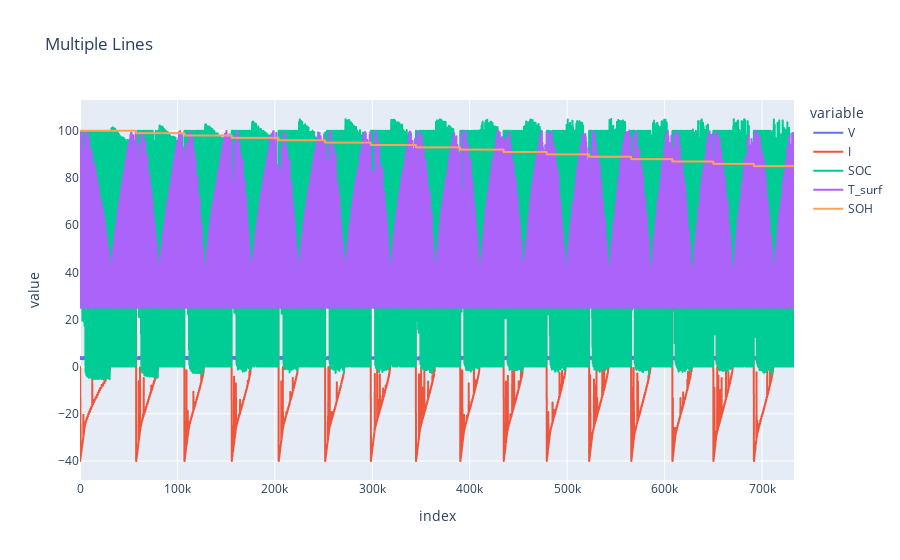

Notebook source saved alongside this figure:
### Code cell
import plotly.express as px

# plot multiple lines on a plotly line plot
# The data is large so we want to cut it down before we plot it
plot = df.iloc[::100, :]
fig = px.line(plot, x=plot.index, y=['V', 'I', 'SOC', 'T_surf', 'SOH'], title='Multiple Lines')
fig.show()

### Figure 1 — Plotly figure (JSON) as saved in the notebook; plotly's stock layout.template omitted (floating-point values rounded to 4 significant figures; data arrays with more than 128 entries replaced by an {"elided": "..."} marker saying what was removed)
{"data": [{"hovertemplate": "variable=V<br>index=%{x}<br>value=%{y}<extra></extra>", "legendgroup": "V", "line": {"color": "#636efa", "dash": "solid"}, "marker": {"symbol": "circle"}, "mode": "lines", "name": "V", "showlegend": true, "x": {"elided": "7329 int values"}, "xaxis": "x", "y": {"elided": "7329 float values"}, "yaxis": "y", "type": "scattergl"}, {"hovertemplate": "variable=I<br>index=%{x}<br>value=%{y}<extra></extra>", "legendgroup": "I", "line": {"color": "#EF553B", "dash": "solid"}, "marker": {"symbol": "circle"}, "mode": "lines", "name": "I", "showlegend": true, "x": {"elided": "7329 int values"}, "xaxis": "x", "y": {"elided": "7329 float values"}, "yaxis": "y", "type": "scattergl"}, {"hovertemplate": "variable=SOC<br>index=%{x}<br>value=%{y}<extra></extra>", "legendgroup": "SOC", "line": {"color": "#00cc96", "dash": "solid"}, "marker": {"symbol": "circle"}, "mode": "lines", "name": "SOC", "showlegend": true, "x": {"elided": "7329 int values"}, "xaxis": "x", "y": {"elided": "7329 float values"}, "yaxis": "y", "type": "scattergl"}, {"hovertemplate": "variable=T_surf<br>index=%{x}<br>value=%{y}<extra></extra>", "legendgroup": "T_surf", "line": {"color": "#ab63fa", "dash": "solid"}, "marker": {"symbol": "circle"}, "mode": "lines", "name": "T_surf", "showlegend": true, "x": {"elided": "7329 int values"}, "xaxis": "x", "y": {"elided": "7329 float values"}, "yaxis": "y", "type": "scattergl"}, {"hovertemplate": "variable=SOH<br>index=%{x}<br>value=%{y}<extra></extra>", "legendgroup": "SOH", "line": {"color": "#FFA15A", "dash": "solid"}, "marker": {"symbol": "circle"}, "mode": "lines", "name": "SOH", "showlegend": true, "x": {"elided": "7329 int values"}, "xaxis": "x", "y": {"elided": "7329 float values"}, "yaxis": "y", "type": "scattergl"}], "layout": {"xaxis": {"anchor": "y", "domain": [0.0, 1.0], "title": {"text": "index"}}, "yaxis": {"anchor": "x", "domain": [0.0, 1.0], "title": {"text": "value"}}, "legend": {"title": {"text": "variable"}, "tracegroupgap": 0}, "title": {"text": "Multiple Lines"}}}
